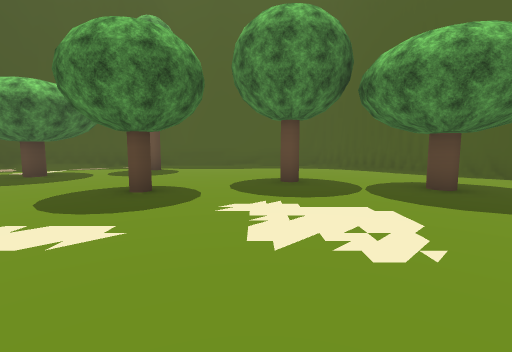
View 1 (above)

12 first-person views from a walk through a scene from a Unity 3-D project. The camera is 1.4 m above the floor, tilts 6° down and sees 85° across. The floor is counted in squares, 2 m on a side. Each view is taken from the middle of a square. On the plan, view 1 faces up. The plan holds only what a view shows up to about 9 squares ahead; the rest is blank. The place goes on beyond the plan. Some trees and plants on the terrain are drawn as simple stand-ins. The player character is not drawn.

View 2
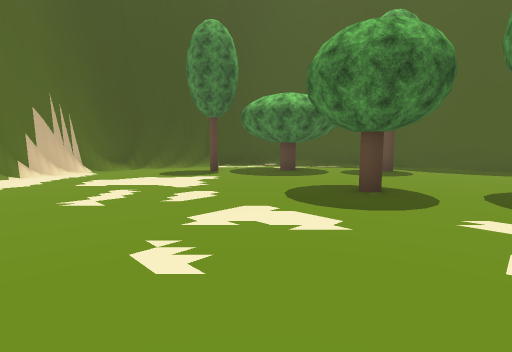

View 3
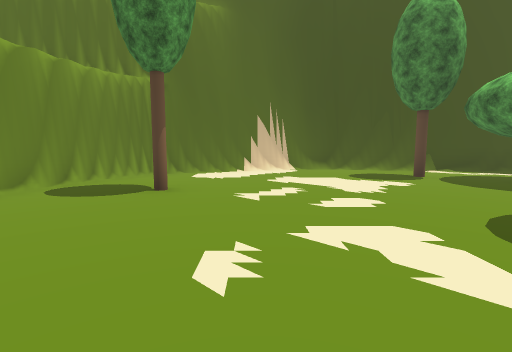

View 4
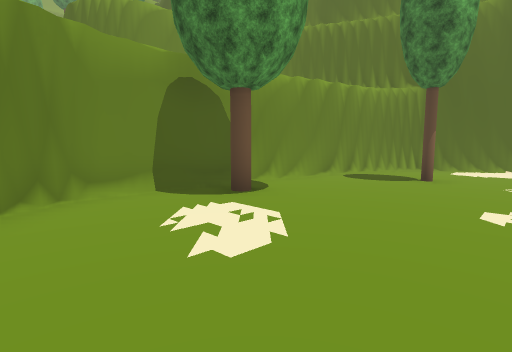

View 5
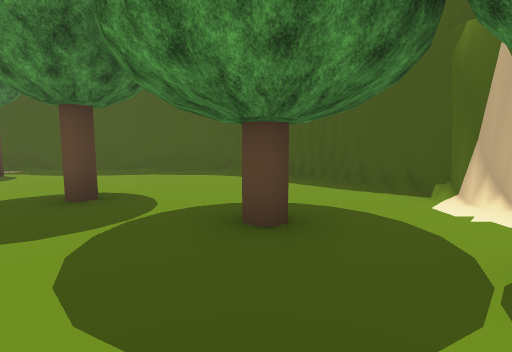

View 6
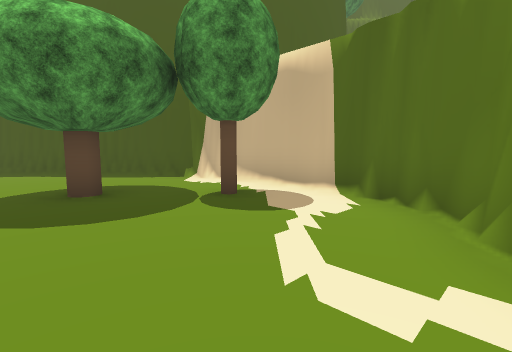

View 7
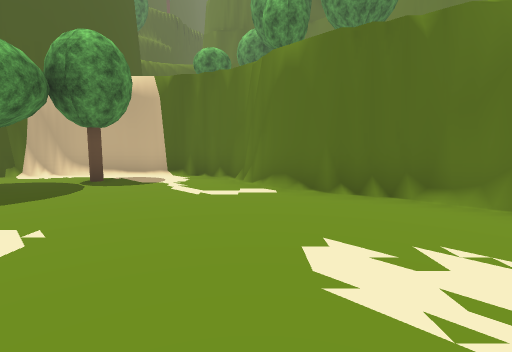

View 8
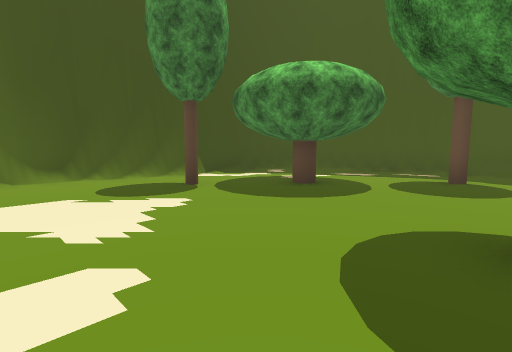

View 9
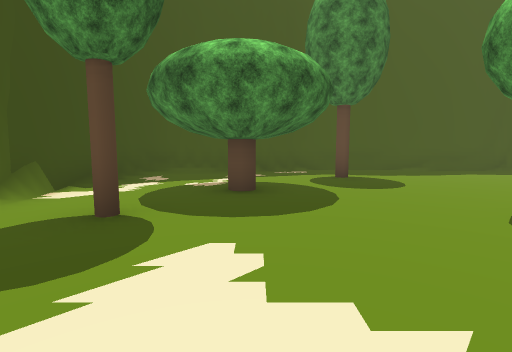

View 10
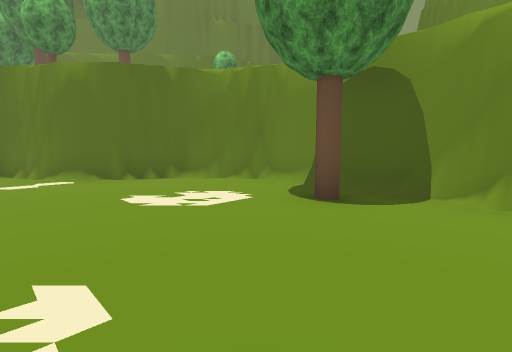

View 11
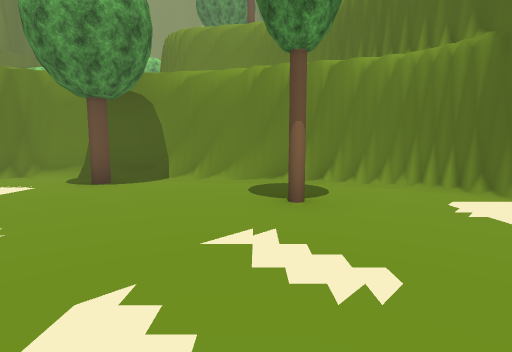

View 12
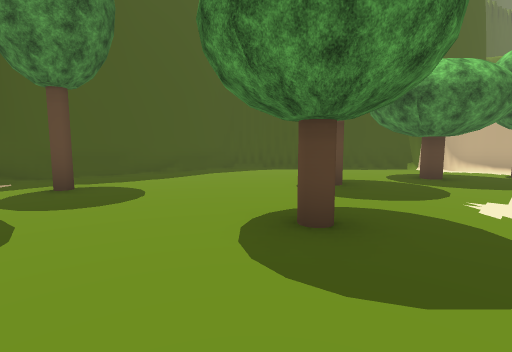

### Floor plan
Key: @ floor where view 1 was taken; # wall or solid block; . floor; T tree.
Columns run from 9 left of view 1 to 6 right of it. Each row starts with its distance up from view 1.
 11     #########
 10   ###.......##
  9  ##..........##
  8  #....T.......#
  7  #..T.........##
  6 ##........T....#
  5 #.T............#
  4 #......T....T..#
  3 #.............T#
  2 #..............#
  1 ##.............#
  0  #.......@....##
 -1  #..T........##
 -2  ##.....T...##
 -3   #####....##
 -4       ######

Positions as (right, up) in squares from view 1, and headings:
1: (0, 0), facing up
2: (0, 0), facing up-left
3: (0, 1), facing left
4: (2, 1), facing down-left
5: (3, 2), facing up
6: (2, 0), facing up-right
7: (-1, 0), facing right
8: (-2, 2), facing up-left
9: (-5, 2), facing up
10: (-3, 1), facing down-right
11: (-4, 3), facing down
12: (-4, 3), facing up-right
